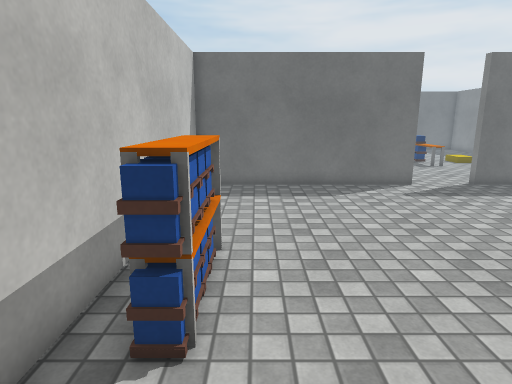
View 1 (above)

17 first-person views from a walk through a scene from a Unity 3-D project. The camera is 1.5 m above the floor, tilts 12° down and sees 75° across. The floor is counted in squares, 0.5 m on a side. Each view is taken from the middle of a square. On the plan, view 1 faces up. The plan holds only what a view shows up to about 20 squares ahead; the rest is blank. Surface patterns are stand-ins for the level's own textures.

View 2
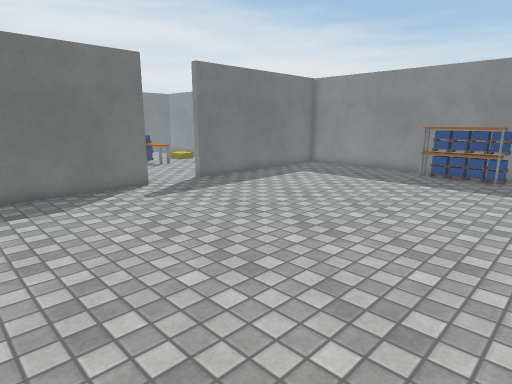

View 3
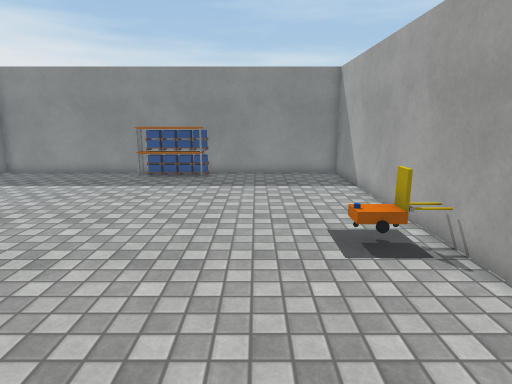

View 4
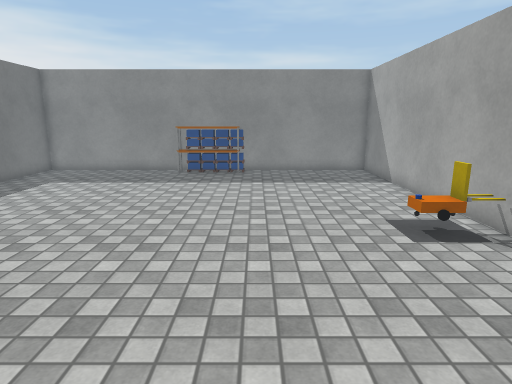

View 5
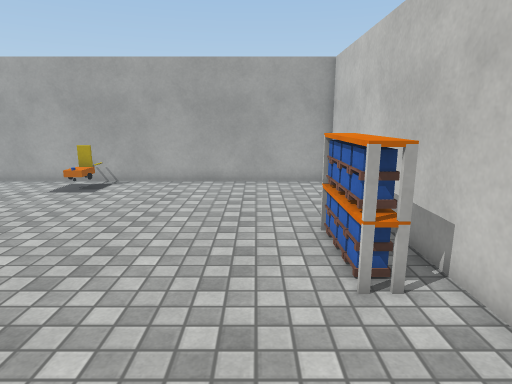

View 6
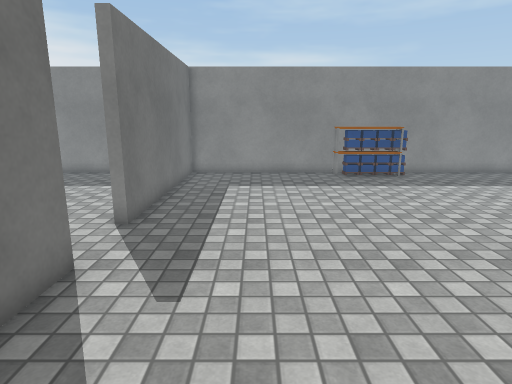

View 7
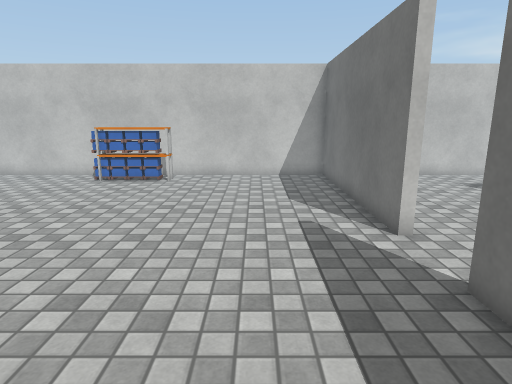

View 8
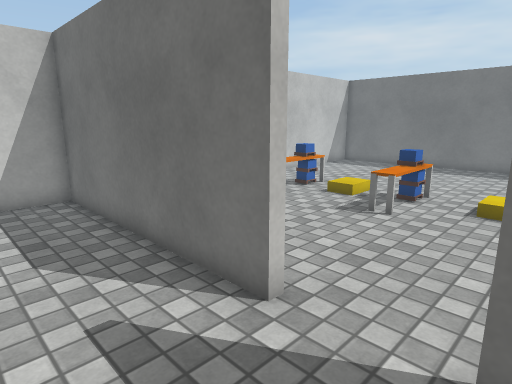

View 9
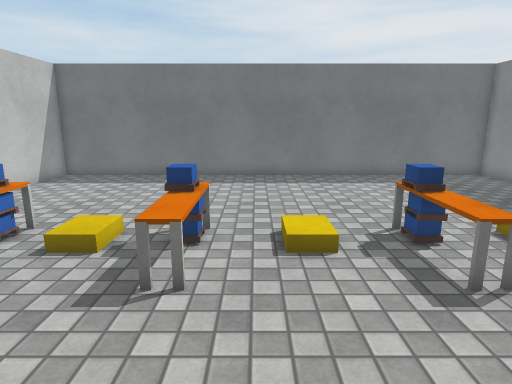

View 10
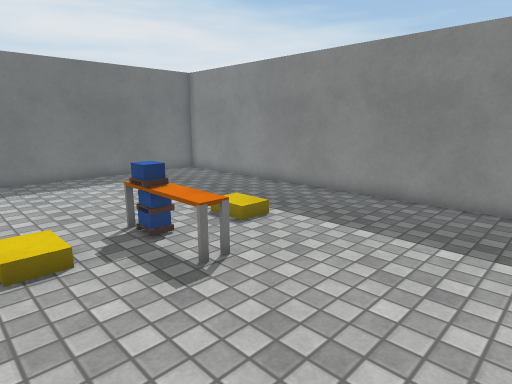

View 11
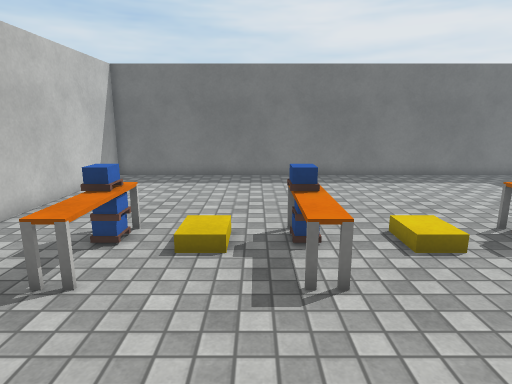

View 12
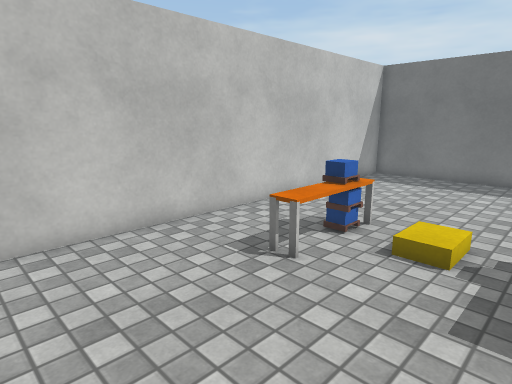

View 13
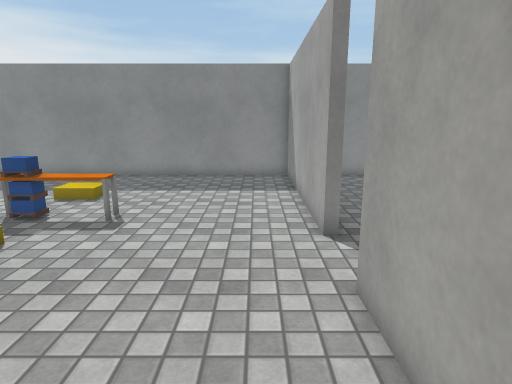

View 14
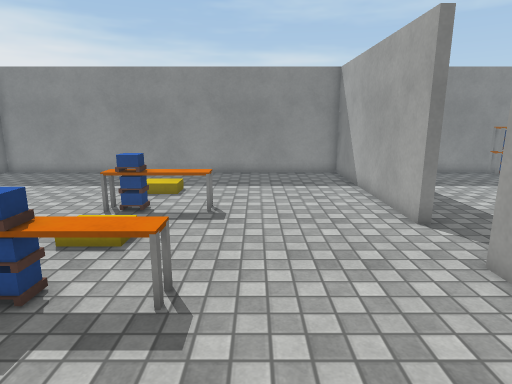

View 15
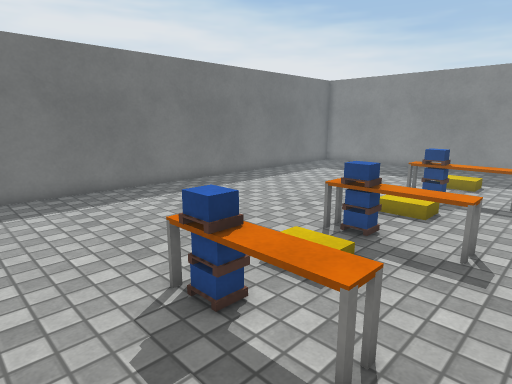

View 16
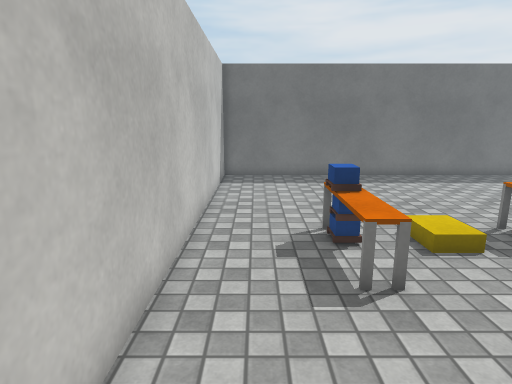

View 17
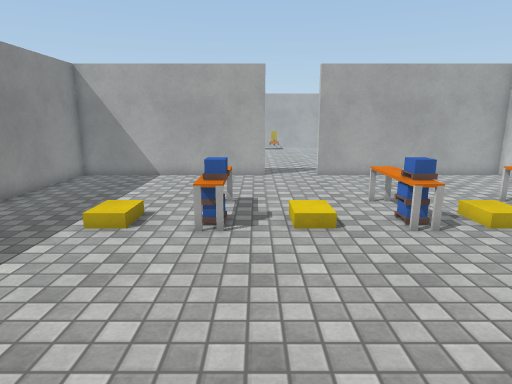

### Floor plan
Points are (right, up) in squares from view 1. A wall is a line through its corners. A room is listed if a view was taken in it or the views show most of it. See-through windows are left out.
Room 1 (views 1, 2, 3, 4, 5, 6, 7, 8)
walls: (7.5, 16.2) (7.5, 15.8) (-2.8, 15.8) (-2.8, -3.8) (20.8, -3.8) (20.8, 15.8) (10.5, 15.8) (10.5, 16.2)
ways out: opening at (9, 16) to room 2
objects: other object (-2, 4) to (-1, 8); other object (19, 4) to (20, 8)
Room 2 (views 9, 10, 11, 12, 13, 14, 15, 16, 17)
walls: (10.5, 16.2) (20.8, 16.2) (20.8, 35.8) (-2.8, 35.8) (-2.8, 16.2) (7.5, 16.2)
ways out: opening at (9, 16) to room 1
objects: other object (1, 23) to (2, 26); other object (6, 23) to (7, 26); other object (12, 23) to (13, 26)

Positions as (right, up) in squares from view 1, and headings:
1: (0, 0), facing up
2: (0, 1), facing up-right
3: (1, 1), facing right
4: (0, 3), facing right
5: (1, 13), facing down
6: (1, 12), facing right
7: (16, 12), facing left
8: (11, 12), facing up-left
9: (8, 17), facing up
10: (8, 17), facing up-right
11: (5, 17), facing up
12: (6, 17), facing up-left
13: (2, 18), facing right
14: (1, 21), facing right
15: (-2, 21), facing up-right
16: (-1, 17), facing up
17: (11, 35), facing down
